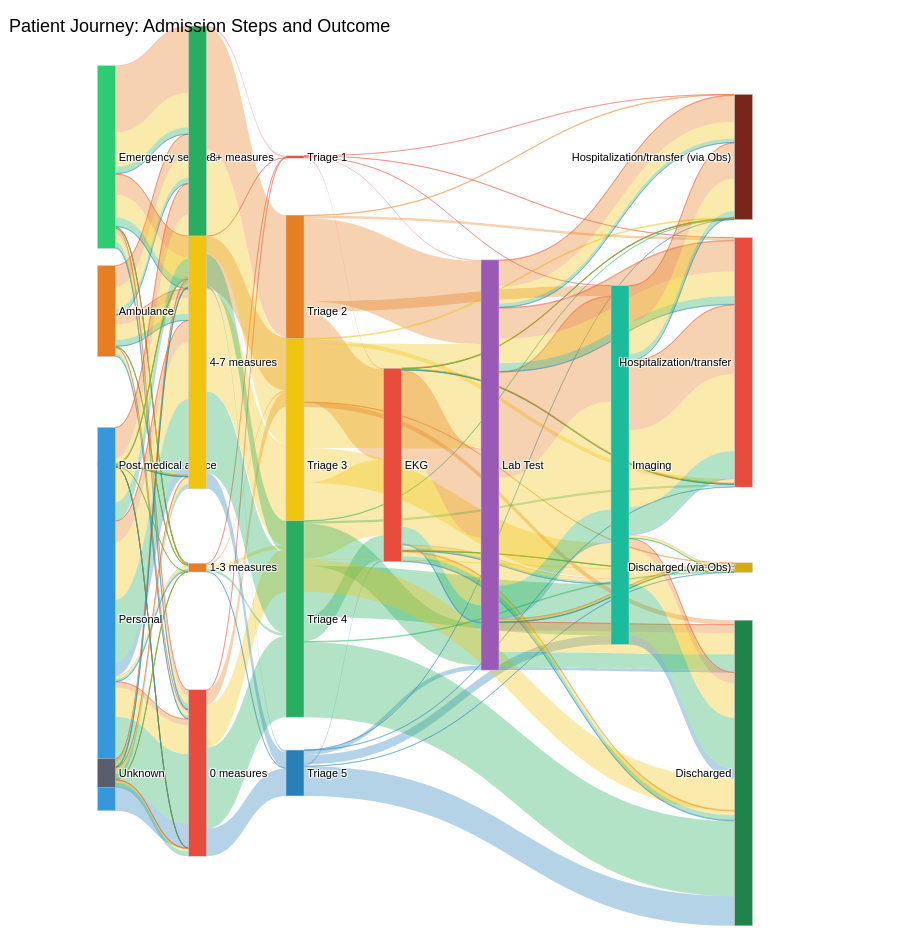

Write notebook code for a chart like this one.
### Code cell
# ======================================================================
# ALLUVIAL WITH LAB TEST, IMAGING AND EKG
# ======================================================================





# ================================================================
# 1. CONFIGURATION
# ================================================================
COL_TRANSPORT   = 'transport_grouped'
COL_TRI         = 'triage'
COL_EKG         = 'had_ekg'
COL_LABO        = 'is_labo'
COL_RADIO       = 'has_imaging_any'
COL_DISPOSITION = 'disposition'

MEASURE_COLS = [
    'is_temp_measured', 'is_sat_measured', 'is_hr_measured',
    'is_bp_measured', 'is_rr_measured', 'is_pupils_measured',
    'is_o2_measured', 'is_hemocue_measured', 'is_breathalyzer_measured',
    'is_urine_dipstick_clean_measured', 'is_gcs_measured', 'is_pain_measured', 'is_cap_blood_sugar_mmol_L_measured'
]

# ================================================================
# 2. COLOR PALETTES (Using your exact labels)
# ================================================================
transport_colors = {
    'Unknown':              '#5a5e6b',
    'Personal':             '#3498db',
    'Post medical advice':  '#9b59b6',
    'Ambulance':            '#e67e22',
    'Emergency services':   '#2ecc71',
}

measure_colors = {
    '8+ measures':  '#27ae60',
    '4-7 measures': '#f1c40f',
    '1-3 measures': '#e67e22',
    '0 measures':   '#e74c3c',
}

triage_colors = {
    'Triage 1': '#e74c3c',
    'Triage 2': '#e67e22',
    'Triage 3': '#f1c40f',
    'Triage 4': '#27ae60',
    'Triage 5': '#2980b9',
}

exam_colors = {
    'Lab Test': '#9b59b6',
    'Imaging':  '#1abc9c',
    'EKG':      '#e74c3c',
}

disposition_colors = {
    'Hospitalization/transfer (via Obs)': '#7b241c',  # rouge très foncé
    'Hospitalization/transfer':           '#e74c3c',  # rouge vif
    'Discharged (via Obs)':               '#d4ac0d',  # jaune foncé/or
    'Discharged':                         '#1e8449',  # vert foncé
    #'Unknown':                            '#2c3e50',  # gris très foncé / quasi noir
}

def get_node_color(label):
    for palette in [transport_colors, measure_colors, triage_colors, exam_colors, disposition_colors]:
        if label in palette: return palette[label]
    return '#a6acaf'

# ================================================================
# 3. DATA PREPARATION
# ================================================================
df_alluvial = df.copy()

# Simple assignment, no mapping needed since labels match
df_alluvial['_transport_label'] = df_alluvial[COL_TRANSPORT].fillna('Unknown')
df_alluvial['_tri_label']       = 'Triage ' + df_alluvial[COL_TRI].astype(int).astype(str)

def score_to_cat(x):
    if x == 0:   return '0 measures'
    elif x <= 3: return '1-3 measures'
    elif x <= 7: return '4-7 measures'
    else:        return '8+ measures'


df_alluvial['_measures_score'] = df_alluvial[MEASURE_COLS].apply(pd.to_numeric, errors='coerce').fillna(0).sum(axis=1).astype(int)
df_alluvial['_measures_label'] = df_alluvial['_measures_score'].apply(score_to_cat)
df_alluvial['_ekg_label'] = df_alluvial[COL_EKG].apply(lambda v: 'EKG' if int(v) == 1 else None)
df_alluvial['_labo_label']    = df_alluvial[COL_LABO].apply(lambda v: 'Lab Test' if int(v) == 1 else None)
df_alluvial['_radio_label']   = df_alluvial[COL_RADIO].apply(lambda v: 'Imaging' if int(v) == 1 else None)
# add space at the end of unknowed because the plot is mixing with the transport unknown
df_alluvial['_disposition_label'] = df_alluvial['disposition'].replace('Unknown', 'Unknown  ') # 2 spaces

# ================================================================
# 4. NODES DEFINITION & ORDER
# ================================================================
def get_present_vals(order_list, series):
    present = set(series.dropna().unique())
    return [v for v in order_list if v in present]

transport_vals = get_present_vals(['Emergency services', 'Ambulance', 'Post medical advice', 'Personal', 'Unknown'], df_alluvial['_transport_label'])
measure_vals   = get_present_vals(['8+ measures', '4-7 measures', '1-3 measures', '0 measures'], df_alluvial['_measures_label'])
tri_vals       = get_present_vals(['Triage 1', 'Triage 2', 'Triage 3', 'Triage 4', 'Triage 5'], df_alluvial['_tri_label'])
ekg_vals       = get_present_vals(['EKG'], df_alluvial['_ekg_label'])
labo_vals      = get_present_vals(['Lab Test'], df_alluvial['_labo_label'])
radio_vals     = get_present_vals(['Imaging'], df_alluvial['_radio_label'])
disposition_vals = get_present_vals(
    ['Hospitalization/transfer (via Obs)', 'Hospitalization/transfer', 'Discharged (via Obs)', 'Discharged',
     #'Unknown  '
    ],# 2 spaces here too
    df_alluvial['_disposition_label']
)

all_labels = transport_vals + measure_vals + tri_vals + ekg_vals + labo_vals + radio_vals + disposition_vals
label_idx  = {label: i for i, label in enumerate(all_labels)}
node_colors = [get_node_color(l) for l in all_labels]

# ================================================================
# 5. FIXED X-POSITIONS
# ================================================================
col_x = {
    'transport': 0.01,
    'measures': 0.15,
    'tri': 0.30,
    'ekg': 0.45,   # Nouvelle colonne
    'labo': 0.60,
    'radio': 0.80,
    'disposition': 0.99
}

def assign_y(labels):
    n = len(labels)
    if n <= 1: return [0.5]
    return [round(0.10 + i * (0.80 / (n - 1)), 4) for i in range(n)]

pos = {}
for key, vals in [('transport', transport_vals), ('measures', measure_vals), ('tri', tri_vals),
                  ('ekg', ekg_vals), ('labo', labo_vals), ('radio', radio_vals),
                  ('disposition', disposition_vals)]:
    for label, y in zip(vals, assign_y(vals)):
        pos[label] = (col_x[key], y)

node_x = [pos[l][0] for l in all_labels]
node_y = [pos[l][1] for l in all_labels]


# ================================================================
# 6. LINKS (Colored by Triage)
# ================================================================

def make_links(df_sub, col_from, col_to):
    #creating list for groupby, without duplicates
    group_cols = list(dict.fromkeys([col_from, col_to, '_tri_label']))

    # Groupement
    grp = df_sub.groupby(group_cols).size().reset_index(name='count')

    sources, targets, values, colors = [], [], [], []
    for _, row in grp.iterrows():
        src, tgt = str(row[col_from]), str(row[col_to])

        if src in label_idx and tgt in label_idx:
            sources.append(label_idx[src])
            targets.append(label_idx[tgt])
            values.append(int(row['count']))

            # grabing color from traige lvl
            tri_val = row['_tri_label']
            hex_c = triage_colors.get(tri_val, '#a6acaf')
            # Conversion Hex en RGBA pour la transparence
            r, g, b = int(hex_c[1:3], 16), int(hex_c[3:5], 16), int(hex_c[5:7], 16)
            colors.append(f'rgba({r},{g},{b},0.35)')

    return sources, targets, values, colors

# --- LIST INITIALIZATION ---
s_all, t_all, v_all, c_all = [], [], [], []

# 1. MAIN FLOW (Transport -> Measures -> Triage)
s,t_l,v,c = make_links(df_alluvial, '_transport_label', '_measures_label'); s_all+=s; t_all+=t_l; v_all+=v; c_all+=c
s,t_l,v,c = make_links(df_alluvial, '_measures_label', '_tri_label'); s_all+=s; t_all+=t_l; v_all+=v; c_all+=c

# 2. FLOW FROM TRIAGE TO EKG (OR SKIP EKG)
# Triage -> EKG (Only for those who had one)
s,t_l,v,c = make_links(df_alluvial[df_alluvial['_ekg_label'].notna()], '_tri_label', '_ekg_label'); s_all+=s; t_all+=t_l; v_all+=v; c_all+=c
# Triage -> Labo (If NO EKG but Labo)
s,t_l,v,c = make_links(df_alluvial[df_alluvial['_ekg_label'].isna() & df_alluvial['_labo_label'].notna()], '_tri_label', '_labo_label'); s_all+=s; t_all+=t_l; v_all+=v; c_all+=c
# Triage -> Radio (If NO EKG, NO Labo but Radio)
s,t_l,v,c = make_links(df_alluvial[df_alluvial['_ekg_label'].isna() & df_alluvial['_labo_label'].isna() & df_alluvial['_radio_label'].notna()], '_tri_label', '_radio_label'); s_all+=s; t_all+=t_l; v_all+=v; c_all+=c
# Triage -> Disposition (If NO exams at all)
s,t_l,v,c = make_links(df_alluvial[df_alluvial['_ekg_label'].isna() & df_alluvial['_labo_label'].isna() & df_alluvial['_radio_label'].isna()], '_tri_label', '_disposition_label'); s_all+=s; t_all+=t_l; v_all+=v; c_all+=c

# 3. FLOW FROM EKG
# EKG -> Labo
s,t_l,v,c = make_links(df_alluvial[df_alluvial['_ekg_label'].notna() & df_alluvial['_labo_label'].notna()], '_ekg_label', '_labo_label'); s_all+=s; t_all+=t_l; v_all+=v; c_all+=c
# EKG -> Radio (If NO Labo)
s,t_l,v,c = make_links(df_alluvial[df_alluvial['_ekg_label'].notna() & df_alluvial['_labo_label'].isna() & df_alluvial['_radio_label'].notna()], '_ekg_label', '_radio_label'); s_all+=s; t_all+=t_l; v_all+=v; c_all+=c
# EKG -> Disposition (If NO Labo, NO Radio)
s,t_l,v,c = make_links(df_alluvial[df_alluvial['_ekg_label'].notna() & df_alluvial['_labo_label'].isna() & df_alluvial['_radio_label'].isna()], '_ekg_label', '_disposition_label'); s_all+=s; t_all+=t_l; v_all+=v; c_all+=c

# 4. FLOW FROM LABO
# Labo -> Radio
s,t_l,v,c = make_links(df_alluvial[df_alluvial['_labo_label'].notna() & df_alluvial['_radio_label'].notna()], '_labo_label', '_radio_label'); s_all+=s; t_all+=t_l; v_all+=v; c_all+=c
# Labo -> Disposition (If NO Radio)
s,t_l,v,c = make_links(df_alluvial[df_alluvial['_labo_label'].notna() & df_alluvial['_radio_label'].isna()], '_labo_label', '_disposition_label'); s_all+=s; t_all+=t_l; v_all+=v; c_all+=c

# 5. FLOW FROM RADIO
# Radio -> Disposition
s,t_l,v,c = make_links(df_alluvial[df_alluvial['_radio_label'].notna()], '_radio_label', '_disposition_label'); s_all+=s; t_all+=t_l; v_all+=v; c_all+=c


# ================================================================
# 7. FIGURE LAYOUT (White Theme)
# ================================================================
fig = go.Figure(data=[go.Sankey(
    arrangement='fixed',
    node=dict(pad=20, thickness=18, label=all_labels, color=node_colors, x=node_x, y=node_y,
              line=dict(color='#cccccc', width=0.5)),
    link=dict(source=s_all, target=t_all, value=v_all, color=c_all)
)])

fig.update_layout(
    title=dict(
        text='Patient Journey: Admission Steps and Outcome',
        font=dict(size=18, color='black'),
        x=0.01,
        y=0.98 # Remonte un peu le titre
    ),
    font=dict(size=11, family='Arial', color='black'),
    paper_bgcolor='white',
    plot_bgcolor='white',
    template='plotly_white',

    # picture size
    height=950,
    margin=dict(
        t=80,
        b=100,
        l=100,
        r=150
    ),
)

fig.write_html(f"{output_dir}/sankey_patient_journey_v2.html")
fig.show()

### Figure 1 — Plotly figure (JSON) as saved in the notebook; plotly's stock layout.template omitted (floating-point values rounded to 4 significant figures; data arrays with more than 128 entries replaced by an {"elided": "..."} marker saying what was removed)
{"data": [{"arrangement": "fixed", "link": {"color": {"elided": "207 str values"}, "source": {"elided": "207 int values"}, "target": {"elided": "207 int values"}, "value": {"elided": "207 int values"}}, "node": {"color": ["#2ecc71", "#e67e22", "#9b59b6", "#3498db", "#5a5e6b", "#27ae60", "#f1c40f", "#e67e22", "#e74c3c", "#e74c3c", "#e67e22", "#f1c40f", "#27ae60", "#2980b9", "#e74c3c", "#9b59b6", "#1abc9c", "#7b241c", "#e74c3c", "#d4ac0d", "#1e8449"], "label": ["Emergency services", "Ambulance", "Post medical advice", "Personal", "Unknown", "8+ measures", "4-7 measures", "1-3 measures", "0 measures", "Triage 1", "Triage 2", "Triage 3", "Triage 4", "Triage 5", "EKG", "Lab Test", "Imaging", "Hospitalization/transfer (via Obs)", "Hospitalization/transfer", "Discharged (via Obs)", "Discharged"], "line": {"color": "#cccccc", "width": 0.5}, "pad": 20, "thickness": 18, "x": [0.01, 0.01, 0.01, 0.01, 0.01, 0.15, 0.15, 0.15, 0.15, 0.3, 0.3, 0.3, 0.3, 0.3, 0.45, 0.6, 0.8, 0.99, 0.99, 0.99, 0.99], "y": [0.1, 0.3, 0.5, 0.7, 0.9, 0.1, 0.3667, 0.6333, 0.9, 0.1, 0.3, 0.5, 0.7, 0.9, 0.5, 0.5, 0.5, 0.1, 0.3667, 0.6333, 0.9]}, "type": "sankey"}], "layout": {"title": {"font": {"size": 18, "color": "black"}, "text": "Patient Journey: Admission Steps and Outcome", "x": 0.01, "y": 0.98}, "font": {"size": 11, "family": "Arial", "color": "black"}, "margin": {"t": 80, "b": 100, "l": 100, "r": 150}, "paper_bgcolor": "white", "plot_bgcolor": "white", "height": 950}}
